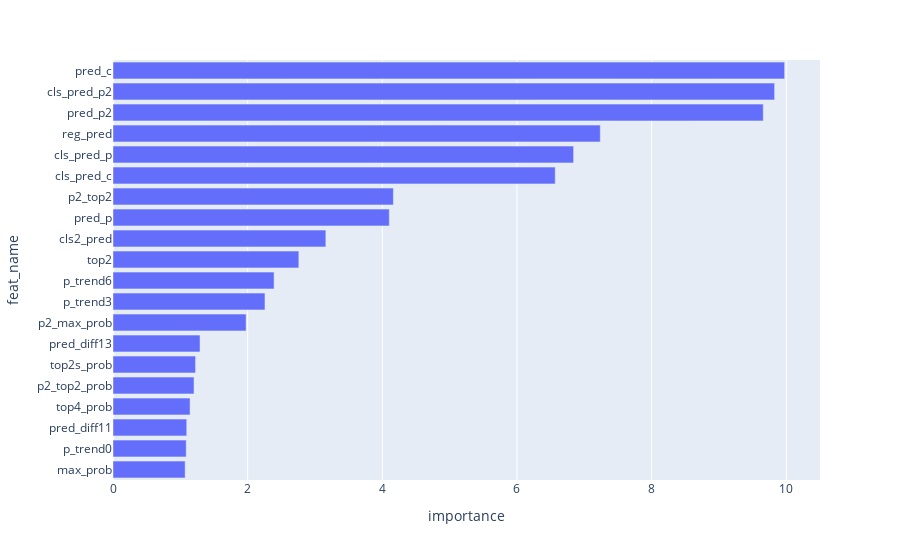

Notebook cell for this chart:
### Code cell
gezi.plot.feature_importance(model, topn=20)

### Figure 1 — Plotly figure (JSON) as saved in the notebook; plotly's stock layout.template omitted (floating-point values rounded to 4 significant figures)
{"data": [{"alignmentgroup": "True", "hovertemplate": "importance=%{x}<br>feat_name=%{y}<extra></extra>", "legendgroup": "", "marker": {"color": "#636efa", "pattern": {"shape": ""}}, "name": "", "offsetgroup": "", "orientation": "h", "showlegend": false, "textposition": "auto", "type": "bar", "x": [1.072, 1.088, 1.095, 1.145, 1.203, 1.226, 1.293, 1.977, 2.257, 2.392, 2.76, 3.161, 4.104, 4.164, 6.568, 6.841, 7.237, 9.658, 9.826, 9.975], "xaxis": "x", "y": ["max_prob", "p_trend0", "pred_diff11", "top4_prob", "p2_top2_prob", "top2s_prob", "pred_diff13", "p2_max_prob", "p_trend3", "p_trend6", "top2", "cls2_pred", "pred_p", "p2_top2", "cls_pred_c", "cls_pred_p", "reg_pred", "pred_p2", "cls_pred_p2", "pred_c"], "yaxis": "y"}], "layout": {"barmode": "relative", "legend": {"tracegroupgap": 0}, "margin": {"t": 60}, "xaxis": {"anchor": "y", "domain": [0, 1], "title": {"text": "importance"}}, "yaxis": {"anchor": "x", "domain": [0, 1], "title": {"text": "feat_name"}}}}
